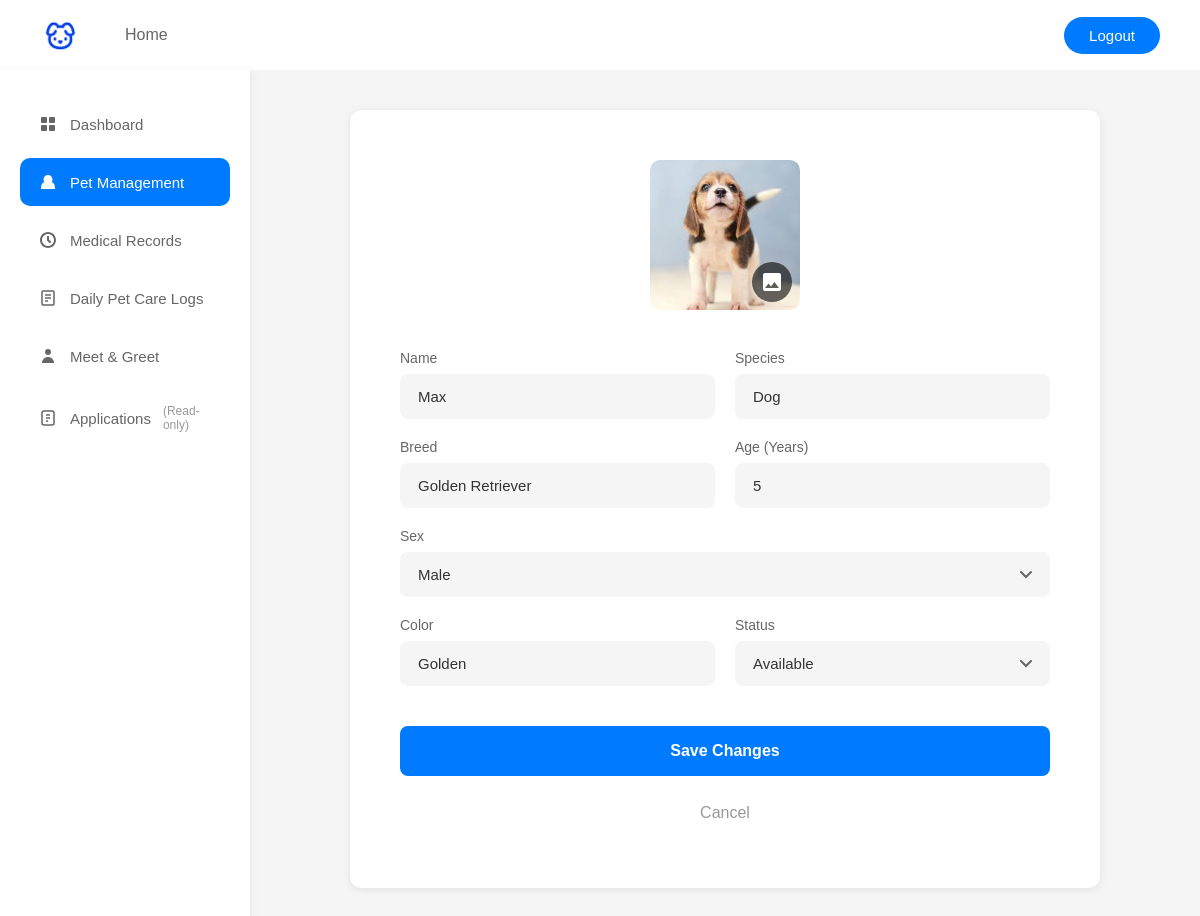
Page /PetAdoption/staff/editPet.php?pet_id=1 (signed in) on the committed database.
### tables this page shows
CREATE TABLE Pets (
    Pet_id INT PRIMARY KEY AUTO_INCREMENT,
    Shelter_id INT,
    Species VARCHAR(100),
    Breed VARCHAR(100),
    Gender ENUM('Male', 'Female'),
    Pet_Name VARCHAR(100),
    DateOfBirth DATE,
    Color VARCHAR(50),
    Status ENUM('Available', 'Adopted', 'Pending', 'Medical Care') DEFAULT 'Available',
    Housed_at VARCHAR(255),
    FOREIGN KEY (Shelter_id) REFERENCES Shelter(Shelter_id) ON DELETE SET NULL
);

### PetAdoption/staff/editPet.php (the view, shortened to what this page needs)
<?php
require_once '../config.php';
$pet_id = isset($_GET['pet_id']) ? intval($_GET['pet_id']) : 0;
$sql = "SELECT * FROM Pets WHERE Pet_id = ?";
$stmt = $conn->prepare($sql);
$stmt->bind_param("i", $pet_id);
$stmt->execute();
$pet = $stmt->get_result()->fetch_assoc();
$age = 0;
if($pet['DateOfBirth']) {
    $age = date_diff(date_create($pet['DateOfBirth']), date_create('now'))->y;
}
?>
<!DOCTYPE html>
<html lang="en">
<head>
    <link rel="stylesheet" href="../css/style.css">
    <link rel="stylesheet" href="../css/staff.css">
    <link rel="stylesheet" href="../css/editPet.css">
    <link rel="stylesheet" href="../css/buttons.css">
</head>
<body>
    <nav>
        <div class="nav-left">
            <div class="logo">
                <img src="../Image/PetLogo.png" alt="Pet Adoption Logo">
            </div>
            <ul class="nav-links">
                <li><a href="staff.php">Home</a></li>
            </ul>
        </div>
        <div class="nav-right">
            <a href="../user/logout.php" class="btn btn-login">Logout</a>
        </div>
    </nav>
    <div class="staff-container">
        <aside class="sidebar">
            <button class="sidebar-btn" onclick="window.location.href='staff.php'">
                <svg viewBox="0 0 20 20">
                    <rect x="3" y="3" width="6" height="6" rx="1"/>
                    <rect x="11" y="3" width="6" height="6" rx="1"/>
                    <rect x="3" y="11" width="6" height="6" rx="1"/>
                    <rect x="11" y="11" width="6" height="6" rx="1"/>
                </svg>
                Dashboard
            </button>
            <button class="sidebar-btn active">
                <svg viewBox="0 0 20 20">
                    <path d="M10 3C7.5 3 5.5 5 5.5 7.5C5.5 8.5 5.8 9.4 6.3 10.1C4.4 11 3 13 3 15.5V17H17V15.5C17 13 15.6 11 13.7 10.1C14.2 9.4 14.5 8.5 14.5 7.5C14.5 5 12.5 3 10 3Z"/>
                </svg>
                Pet Management
            </button>
            <button class="sidebar-btn">
                Medical Records
            </button>
            <button class="sidebar-btn" onclick="window.location.href='careLogs.php'">
                Daily Pet Care Logs
            </button>
            <button class="sidebar-btn" onclick="window.location.href='shelterAppointment.php'">
                <svg viewBox="0 0 20 20">
                    <path d="M10 9C11.7 9 13 7.7 13 6C13 4.3 11.7 3 10 3C8.3 3 7 4.3 7 6C7 7.7 8.3 9 10 9Z"/>
                    <path d="M10 11C6.7 11 4 13.7 4 17H16C16 13.7 13.3 11 10 11Z"/>
                </svg>
                Meet & Greet
            </button>
            <button class="sidebar-btn">
                Applications
                <span class="read-only">(Read-only)</span>
            </button>
        </aside>
        <main class="edit-pet-content">
            <div class="edit-pet-form">
                <div class="pet-photo-section">
                    <div class="pet-photo">
                        <img src="../Image/<?php echo htmlspecialchars($pet['Species']); ?>s/<?php echo strtolower($pet['Species']); ?>01.jpg" alt="<?php echo htmlspecialchars($pet['Pet_Name']); ?>" id="petPhoto" onerror="this.src='../Image/pet-placeholder.jpg'">
                        <button class="photo-upload-btn">
                            <svg viewBox="0 0 24 24">
                                <path d="M21 19V5c0-1.1-.9-2-2-2H5c-1.1 0-2 .9-2 2v14c0 1.1.9 2 2 2h14c1.1 0 2-.9 2-2zM8.5 13.5l2.5 3.01L14.5 12l4.5 6H5l3.5-4.5z"/>
                            </svg>
                        </button>
                    </div>
                </div>
                <form id="editPetForm" method="POST" action="editPet.php?pet_id=<?php echo $pet_id; ?>">
                    <div class="form-row">
                        <div class="form-field">
                            <label>Name</label>
                            <input type="text" name="pet_name" value="<?php echo htmlspecialchars($pet['Pet_Name']); ?>" class="form-input" required>
                        </div>
                        <div class="form-field">
                            <label>Species</label>
                            <input type="text" name="species" value="<?php echo htmlspecialchars($pet['Species']); ?>" class="form-input" required>
                        </div>
                    </div>
                    <div class="form-row">
                        <div class="form-field">
                            <label>Breed</label>
                            <input type="text" name="breed" value="<?php echo htmlspecialchars($pet['Breed']); ?>" class="form-input" required>
                        </div>
                        <div class="form-field">
                            <label>Age (Years)</label>
                            <input type="number" name="age" value="<?php echo $age; ?>" class="form-input" required min="0" max="30">
                        </div>
                    </div>
                    <div class="form-field full-width">
                        <label>Sex</label>
                        <select name="gender" class="form-select" required>
                            <option value="Male" <?php echo $pet['Gender'] == 'Male' ? 'selected' : ''; ?>>Male</option>
                        </select>
                    </div>
                    <div class="form-row">
                        <div class="form-field">
                            <label>Color</label>
                            <input type="text" name="color" value="<?php echo htmlspecialchars($pet['Color']); ?>" class="form-input" required>
                        </div>
                        <div class="form-field">
                            <label>Status</label>
                            <select name="status" class="form-select" required>
                                <option value="Available" <?php echo $pet['Status'] == 'Available' ? 'selected' : ''; ?>>Available</option>
                            </select>
                        </div>
                    </div>
                    <div class="form-actions">
                        <button type="submit" class="save-btn">Save Changes</button>
                        <button type="button" class="cancel-btn" onclick="window.location.href='petManagement.php'">Cancel</button>
                    </div>
                </form>
            </div>
        </main>
    </div>
</body>
</html>

### PetAdoption/css/style.css (style rules this page uses)
* { margin: 0; padding: 0; box-sizing: border-box; }
body { font-family: Arial, sans-serif; background-color: #f5f5f5; }
nav { background-color: #ffffff; box-shadow: 0 2px 4px rgba(0, 0, 0, 0.1); padding: 15px 40px; display: flex; justify-content: space-between; align-items: center; }
.nav-left { display: flex; align-items: center; gap: 30px; }
.logo { display: flex; align-items: center; gap: 10px; }
.logo img { height: 40px; width: auto; }
.nav-links { display: flex; list-style: none; gap: 25px; align-items: center; }
.nav-links a { text-decoration: none; color: #666; font-size: 16px; font-weight: 500; padding: 8px 15px; border-radius: 5px; transition: all 0.3s ease; }
.nav-right { display: flex; gap: 15px; align-items: center; }
.btn { padding: 10px 25px; border-radius: 20px; font-size: 15px; font-weight: 500; cursor: pointer; border: none; transition: all 0.3s ease; text-decoration: none; display: inline-block; }
.btn-login { background-color: #007BFF; color: white; }

### PetAdoption/css/staff.css (style rules this page uses)
.staff-container { display: flex; gap: 0; min-height: calc(100vh - 70px); background-color: #f5f5f5; }
.sidebar { width: 250px; background-color: white; padding: 30px 20px; display: flex; flex-direction: column; gap: 10px; box-shadow: 2px 0 8px rgba(0, 0, 0, 0.05); }
.read-only { font-size: 12px; color: #999; margin-left: auto; }

### PetAdoption/css/editPet.css (style rules this page uses)
.edit-pet-content { flex: 1; padding: 40px; display: flex; justify-content: center; align-items: flex-start; }
.edit-pet-form { background-color: white; border-radius: 12px; padding: 50px; box-shadow: 0 2px 8px rgba(0, 0, 0, 0.08); max-width: 750px; width: 100%; }
.pet-photo-section { display: flex; justify-content: center; margin-bottom: 40px; }
.pet-photo { position: relative; width: 150px; height: 150px; }
.pet-photo img { width: 100%; height: 100%; border-radius: 10px; object-fit: cover; }
.photo-upload-btn { position: absolute; bottom: 8px; right: 8px; width: 40px; height: 40px; border-radius: 50%; background-color: rgba(0, 0, 0, 0.6); border: none; cursor: pointer; display: flex; align-items: center; justify-content: center; transition: all 0.3s ease; }
.form-row { display: grid; grid-template-columns: repeat(2, 1fr); gap: 20px; margin-bottom: 20px; }
.form-field { display: flex; flex-direction: column; }
.form-field.full-width { margin-bottom: 20px; }
.form-field label { font-size: 14px; color: #666; margin-bottom: 8px; font-weight: 500; }
.form-input, .form-select { width: 100%; padding: 14px 18px; border: none; background-color: #f5f5f5; border-radius: 8px; font-size: 15px; color: #333; transition: all 0.3s ease; }
.form-select { appearance: none; background-repeat: no-repeat; background-position: right 18px center; padding-right: 45px; cursor: pointer; }
.form-actions { margin-top: 40px; display: flex; flex-direction: column; gap: 12px; }
.save-btn { width: 100%; padding: 16px; background-color: #007BFF; color: white; border: none; border-radius: 8px; font-size: 16px; font-weight: 600; cursor: pointer; transition: all 0.3s ease; }
.cancel-btn { width: 100%; padding: 16px; background-color: transparent; color: #999; border: none; border-radius: 8px; font-size: 16px; font-weight: 500; cursor: pointer; transition: all 0.3s ease; }

### PetAdoption/css/buttons.css (style rules this page uses)
.sidebar-btn svg, .action-btn svg, .action-btn-small svg { width: 20px; height: 20px; fill: currentColor; flex-shrink: 0; }
.photo-upload-btn svg { width: 24px; height: 24px; fill: white; }
.sidebar-btn { display: flex; align-items: center; gap: 12px; padding: 14px 18px; border: none; background-color: transparent; color: #666; font-size: 15px; font-weight: 500; border-radius: 10px; cursor: pointer; transition: all 0.3s ease; text-align: left; position: relative; }
.sidebar-btn.active { background-color: #007BFF; color: white; }

### rows in the picture
pets: pet_name "Max", species "Dog", breed "Golden Retriever", age "5", gender "Male", color "Golden", status "Available"
